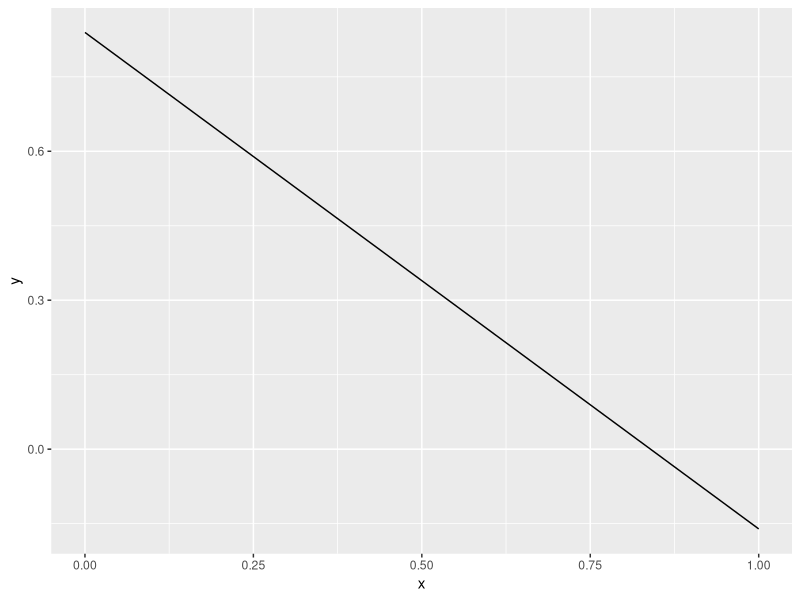
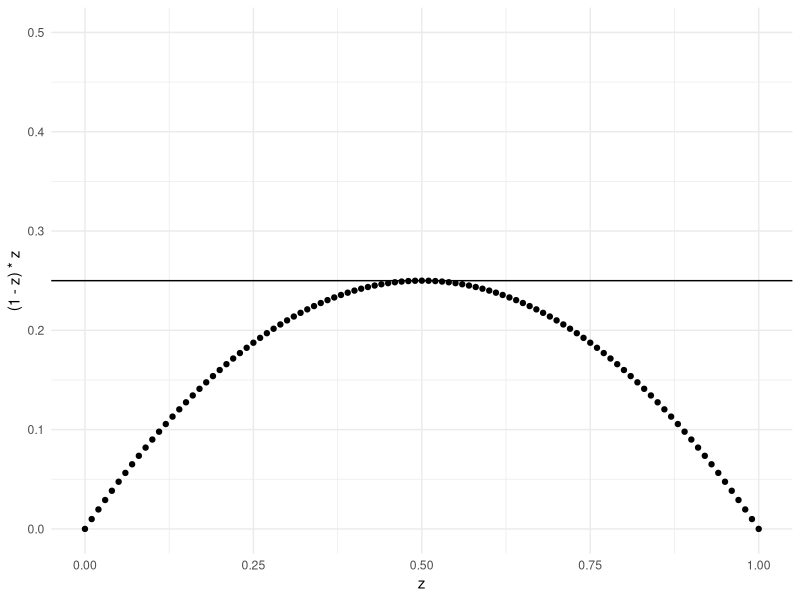

Reproduce these figures in R, in order.
## ---- chunk 1
library(ggplot2)
x <- seq(from = 0, to = 1, by = 0.01)
y <- (1 - x + rep(rnorm(1, 0.001), 101))
ggplot(data = NULL, aes(x = x, y = y)) + geom_line()
## ---- chunk 2
z <- seq(0, 1, 0.01)
qplot(x = z, y = (1-z)*z) + ylim(0, .5) + geom_hline(yintercept = 0.25) + theme_minimal()
